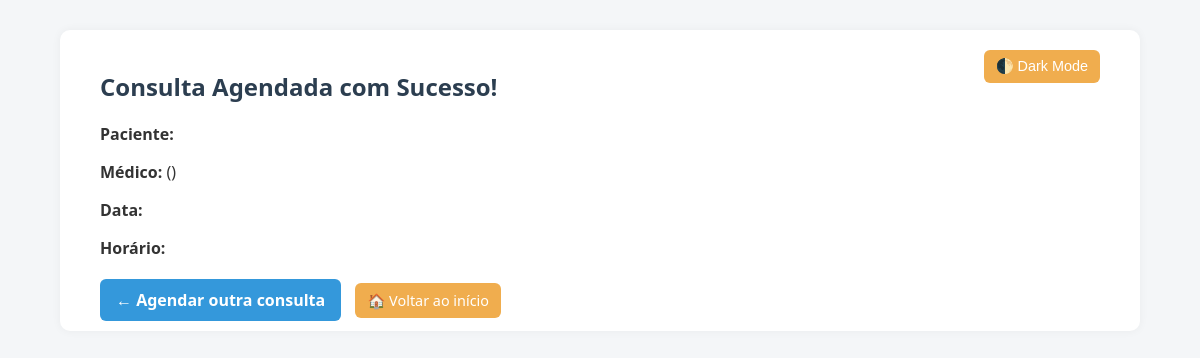
Before: /comprovante/42 (signed in) with the older database file.
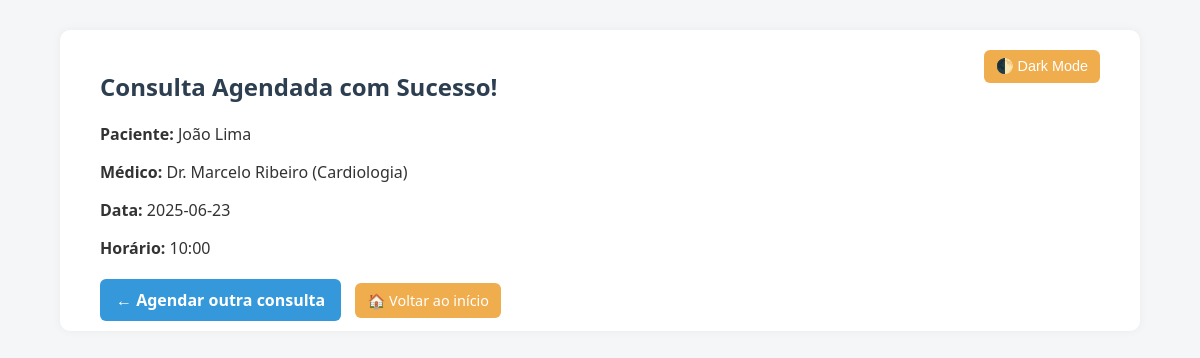
After: the same page with the newer database file.
### tables this page shows
CREATE TABLE usuario (
    id INTEGER PRIMARY KEY AUTOINCREMENT,
    nome TEXT NOT NULL,
    email TEXT NOT NULL UNIQUE,
    senha_hash TEXT NOT NULL
);

CREATE TABLE "medico" (
	"id"	INTEGER,
	"nome"	TEXT NOT NULL,
	"especialidade"	TEXT NOT NULL,
	PRIMARY KEY("id" AUTOINCREMENT)
);

CREATE TABLE agenda (
    id INTEGER PRIMARY KEY AUTOINCREMENT,
    medico_id INTEGER NOT NULL,
    data TEXT NOT NULL,
    horario TEXT NOT NULL,
    vagas_totais INTEGER NOT NULL,
    vagas_ocupadas INTEGER DEFAULT 0,
    FOREIGN KEY (medico_id) REFERENCES medico(id)
);

### app.py (the view)
@app.route('/comprovante/<int:consulta_id>')
def comprovante(consulta_id):
    if 'atendente_id' not in session:
        return redirect(url_for('login'))
    conn = get_db_connection()
    cursor = conn.cursor()
    cursor.execute('''
        SELECT c.id, u.nome AS paciente, m.nome AS medico, m.especialidade,
               a.data, a.horario
        FROM consulta c
        JOIN usuario u ON c.usuario_id = u.id
        JOIN agenda a ON c.agenda_id = a.id
        JOIN medico m ON a.medico_id = m.id
        WHERE c.id = ?
    ''', (consulta_id,))
    consulta = cursor.fetchone()
    conn.close()
    return render_template('comprovante.html', consulta=consulta)

### app.py (called while the page is built)
def get_db_connection():
    conn = sqlite3.connect('clinica.db')
    conn.row_factory = sqlite3.Row
    return conn

### templates/comprovante.html (shortened to what this page needs)
<!DOCTYPE html>
<html lang="pt-BR">
<head>
    <link rel="stylesheet" href="{{ url_for('static', filename='style.css') }}">
</head>
<body>
    <div class="container">
         <button id="modo-toggle" class="btn-secondary" style="float: right;">🌓 Dark Mode</button>
        <h2 style="color: #2c3e50;">Consulta Agendada com Sucesso!</h2>
        <p><strong>Paciente:</strong> {{ consulta['paciente'] }}</p>
        <p><strong>Médico:</strong> {{ consulta['medico'] }} ({{ consulta['especialidade'] }})</p>
        <p><strong>Data:</strong> {{ consulta['data'] }}</p>
        <p><strong>Horário:</strong> {{ consulta['horario'] }}</p>
        <div style="margin-top: 30px;">
            <a href="{{ url_for('agendar') }}" class="btn-primary" style="margin-right: 10px;">← Agendar outra consulta</a>
            <a href="{{ url_for('home') }}" class="btn-secondary">🏠 Voltar ao início</a>
        </div>
    </div>
</body>
</html>

Changed rows visible on the page:
now on this page (row unchanged): usuario: paciente "João Lima"
now on this page (row unchanged): medico: medico "Dr. Marcelo Ribeiro", especialidade "Cardiologia"
now on this page (row edited): agenda: data "2025-06-23", horario "10:00"
